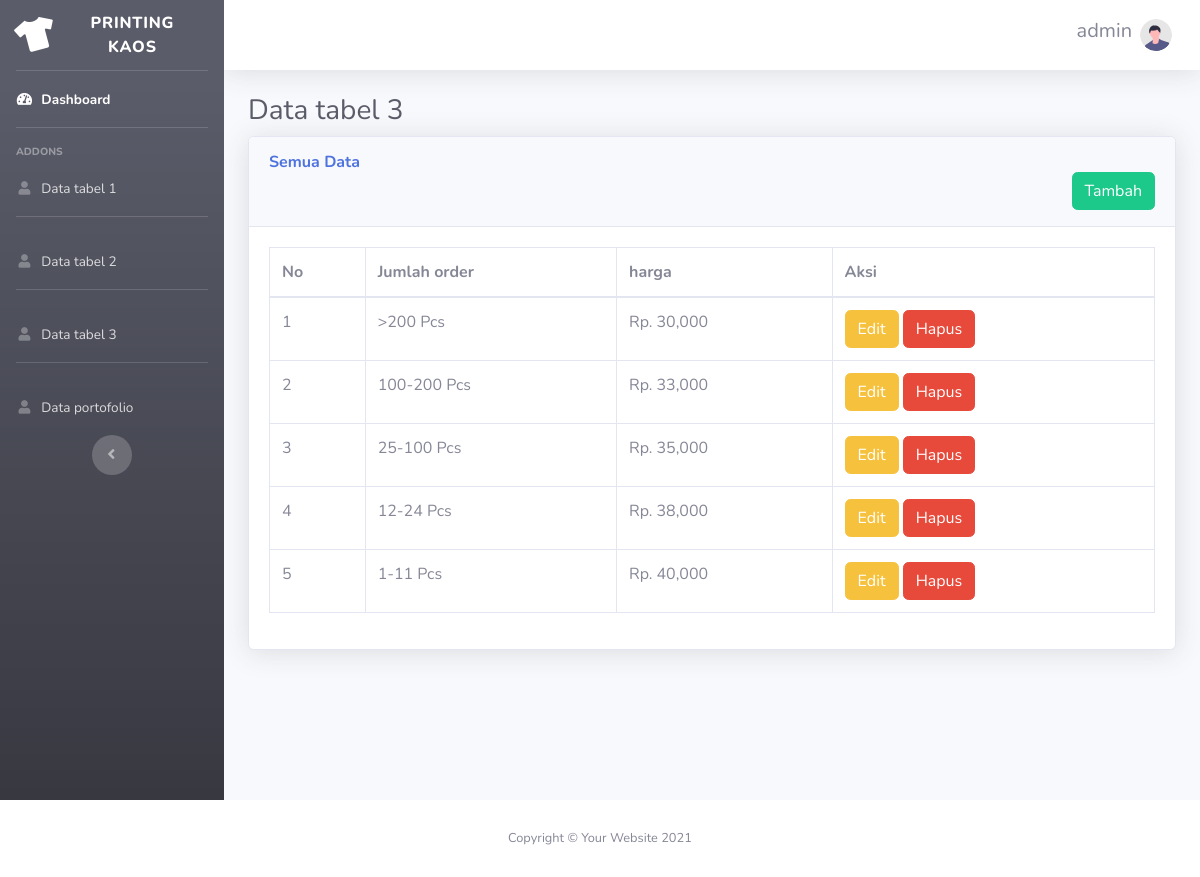
Page /admin/tabel3/tabel3.php (signed in) on the committed database.
### tables this page shows
CREATE TABLE `tabel3` (
  `id_tabel3` int(11) NOT NULL,
  `jumlah` varchar(100) NOT NULL,
  `harga` varchar(100) NOT NULL
);

### admin/tabel3/tabel3.php (the view, shortened to what this page needs)
<?php
include '../header2.php';
include '../../koneksi/koneksi.php';
$query = "SELECT * FROM tabel3 ORDER BY id_tabel3 DESC";
$hasil = mysqli_query($connection, $query);
?>
<div id="wrapper">
    <?php
    include '../sidebar2.php';
    ?>
    <div id="content-wrapper" class="d-flex flex-column">
        <div id="content">
            <nav class="navbar navbar-expand navbar-light bg-white topbar mb-4 static-top shadow">
                <ul class="navbar-nav ml-auto">
                    <li class="nav-item dropdown no-arrow">
                        <a class="nav-link dropdown-toggle" href="#" id="userDropdown" role="button" data-toggle="dropdown" aria-haspopup="true" aria-expanded="false">
                            <span class="mr-2 d-none d-lg-inline text-gray-600 "><h5><?= $_SESSION['user']['username']; ?></h5></span>
                            <img class="img-profile rounded-circle" src="../img/undraw_profile.svg">
                        </a>
                    </li>
                </ul>
            </nav>
            <div class="container-fluid">
                <h1 class="h3 mb-2 text-gray-800">Data tabel 3</h1>
                <div class="card shadow mb-4">
                    <div class="card-header py-3 float-left">
                        <h6 class="m-0 font-weight-bold text-primary">Semua Data</h6>
                        <a href="tambah.php" class="btn btn-success float-right">Tambah</a>
                    </div>
                    <div class="card-body">
                        <div class="table-responsive">
                            <table class="table table-bordered" id="dataTable" width="100%" cellspacing="0">
                                <thead>
                                    <tr>
                                        <th>No</th>
                                        <th>Jumlah order</th>
                                        <th>harga</th>
                                        <th>Aksi</th>
                                    </tr>
                                </thead>
                                <tbody>
                                    <?php
                                    $no = 1;
                                    foreach ($hasil as $isi) {
                                    ?>
                                        <tr>
                                            <td><?= $no; ?></td>
                                            <td><?= $isi['jumlah']; ?></td>
                                            <td>Rp. <?= number_format($isi['harga']); ?></td>
                                            <td>
                                                <a href="edit.php?id=<?= $isi['id_tabel3'];?>&aksi=edit" class="btn btn-warning ">Edit</a>
                                                <a href="proses.php?id=<?= $isi['id_tabel3'];?>&aksi=hapus" class="btn btn-danger ">Hapus</a>
                                            </td>
                                        </tr>
                                    <?php $no++;
                                    } ?>
                                </tbody>
                            </table>
                        </div>
                    </div>
                </div>
            </div>
        </div>
    </div>
</div>
<?php
include '../footer2.php';
?>

### rows in the picture
tabel3: jumlah ">200 Pcs", harga "30,000"
tabel3: jumlah "100-200 Pcs", harga "33,000"
tabel3: jumlah "25-100 Pcs", harga "35,000"
tabel3: jumlah "12-24 Pcs", harga "38,000"
tabel3: jumlah "1-11 Pcs", harga "40,000"

### other values in the picture
$_SESSION['user']['username'] "admin"
